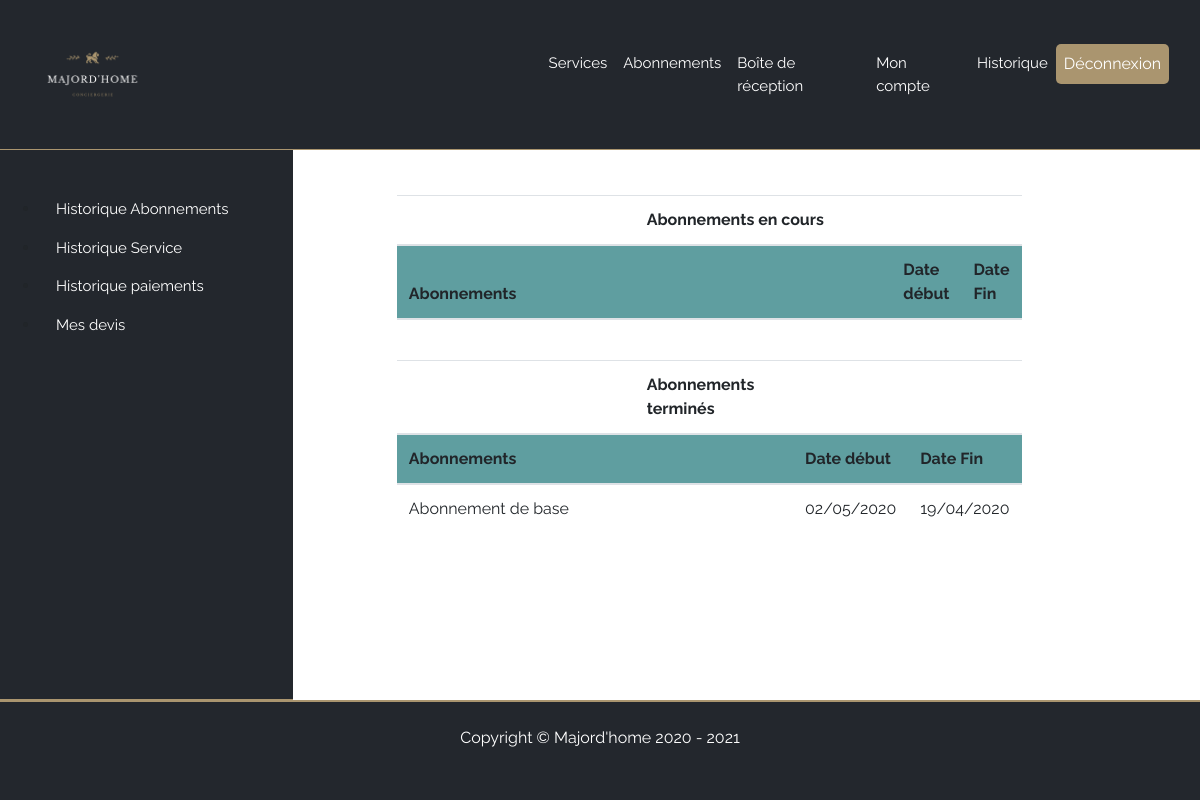
Page /pages/front/history.php (signed in) on the committed database.
### tables this page shows
CREATE TABLE `souscription_abonnement` (
  `idSouscriptionAbonnement` varchar(10) NOT NULL,
  `dateAchat` timestamp NOT NULL DEFAULT CURRENT_TIMESTAMP ON UPDATE CURRENT_TIMESTAMP,
  `dateFin` datetime NOT NULL,
  `statut` int(11) NOT NULL,
  `FK_idPersonne` int(11) DEFAULT NULL,
  `FK_idAbonnement` int(11) DEFAULT NULL,
  `nombreServices` int(11) NOT NULL
);

CREATE TABLE `abonnement` (
  `idAbonnement` int(11) NOT NULL,
  `nom` varchar(100) NOT NULL,
  `prix` int(32) NOT NULL,
  `description` text NOT NULL,
  `annee` int(11) NOT NULL,
  `mois` int(11) NOT NULL,
  `jours` int(11) NOT NULL,
  `semaine` int(11) NOT NULL,
  `debutTemps` int(11) NOT NULL,
  `finTemps` int(11) NOT NULL,
  `temps` int(11) NOT NULL,
  `statut` int(11) NOT NULL
);

### pages/front/history.php (the view, shortened to what this page needs)
<?php
require "header.php";
?>
<section class="pt-5 servicesSection" id="HistorySection">
        <div class="row" id="tabSection">
            <nav id="navHistory" class="col-md-3" >
                <ul class="">
                    <li class="">
                        <a  class="nav-link colorLink" onclick="displayHisSubscription()">Historique Abonnements</a>
                    </li>
                    <li class="">
                        <a class="nav-link colorLink" onclick="displayHisService()">Historique Service</a>
                    </li>
                    <li class="">
                        <a class="nav-link colorLink" onclick="displayHisBill()">Historique paiements</a>
                    </li>
                     <li class="">
                        <a class="nav-link colorLink" onclick="displayHisQuote()">Mes devis</a>
                    </li>
                </ul>
            </nav>
            <div class="col-md-9">
                <div id="tableHistory">
                    <div id="tableHisSubscription">
                        <?php
                        $connect=  connectDb();
                        $query = $connect->query('SELECT abonnement.nom,DATE_FORMAT(dateAchat,"%d/%m/%Y") as dateAchat,DATE_FORMAT(dateFin,"%d/%m/%Y") as dateFin, souscription_abonnement.statut FROM souscription_abonnement,abonnement  WHERE abonnement.idAbonnement = souscription_abonnement.FK_idAbonnement  AND FK_idPersonne ='.$_SESSION['user']['idPersonne']);
                        $query->execute();
                        $rows = $query->fetchAll(PDO::FETCH_ASSOC);
                        echo '<table class="table" >';
                        echo '<thead>';
                        echo '<tr>';
                        echo '<th id = "titleTable" >Abonnements en cours</th>';
                        echo '<th>';
                        echo '<th>';
                        echo '</tr>';
                        echo '<tr>';
                        echo '<th class="SubtitleTable">Abonnements</th>';
                        echo '<th class="SubtitleTable">Date début</th>';
                        echo '<th class="SubtitleTable">Date Fin</th>';
                        echo '</tr>';
                        echo '</thead>';
                            echo '</table>';
                        echo '<br>';
                        echo '<table class="table" >';
                            echo '<thead>';
                            echo '<tr>';
                                echo '<th id = "titleTable" >Abonnements terminés</th>';
                                echo '<th>';
                                    echo '<th>';
                                    echo '</tr>';
                            echo '<tr>';
                                echo '<th class="SubtitleTable">Abonnements</th>';
                                echo '<th class="SubtitleTable">Date début</th>';
                                echo '<th class="SubtitleTable">Date Fin</th>';
                                echo '</tr>';
                            echo '</thead>';
                            echo '<tbody>';
                            foreach ($rows as $row) {
                                $dateFin = time() - strtotime($row['dateFin']);
                                $now = time() - strtotime(date("Y-m-d"));
                                if ($dateFin > $now ) {
                                    echo '<tr>';
                                    echo '<td>' . $row["nom"] . '</td>';
                                    echo '<td>' . $row["dateAchat"] . '</td>';
                                    echo '<td>' . $row["dateFin"] . '</td>';
                                    echo '</tr>';
                                }
                            }
                            echo '</tbody>';
                            echo '</table>';
                        ?>
                    </div>
            </div>
        </div>
</section>
<?php
require "../footer.php";
?>

### css/body.css (style rules this page uses)
html, body { height: 100%; }
body { margin: 0; display: flex; flex-direction: column; min-height: 100vh; font-family: Raleway; }
.colorLink { color: #FFFFFF !important; font-family: Raleway; font-size: 15px; }
section { flex: 1; }

### css/front/service.css (style rules this page uses)
.servicesSection { padding-bottom: 200px; }

### css/front/inbox.css (style rules this page uses)
body { font-family: 'Raleway'; }
section { padding-bottom: 100px; }

### css/front/history.css (style rules this page uses)
#navHistory { background-color: #23272d; border-bottom: 1px solid #aa956f; min-height: 100%; padding-top: 40px; }
#HistorySection { padding: 0px !important; }
#tabSection { min-height: 100%; }
#tableHistory { width: 70%; margin-top: 5%; margin-left: 10%; }
#titleTable { padding-left: 40%; width:100%; }
.SubtitleTable { background-color: cadetblue; }
#tableHisSubscription { width: 100%; display: block; }

### css/back/category.css (style rules this page uses)
section { padding-bottom: 150px; }

### css/back/serviceBack.css (style rules this page uses)
section { padding-bottom: 150px; }

### rows in the picture
souscription_abonnement: FK_idAbonnement.nom "Abonnement de base", dateAchat "02/05/2020", dateFin "19/04/2020"
